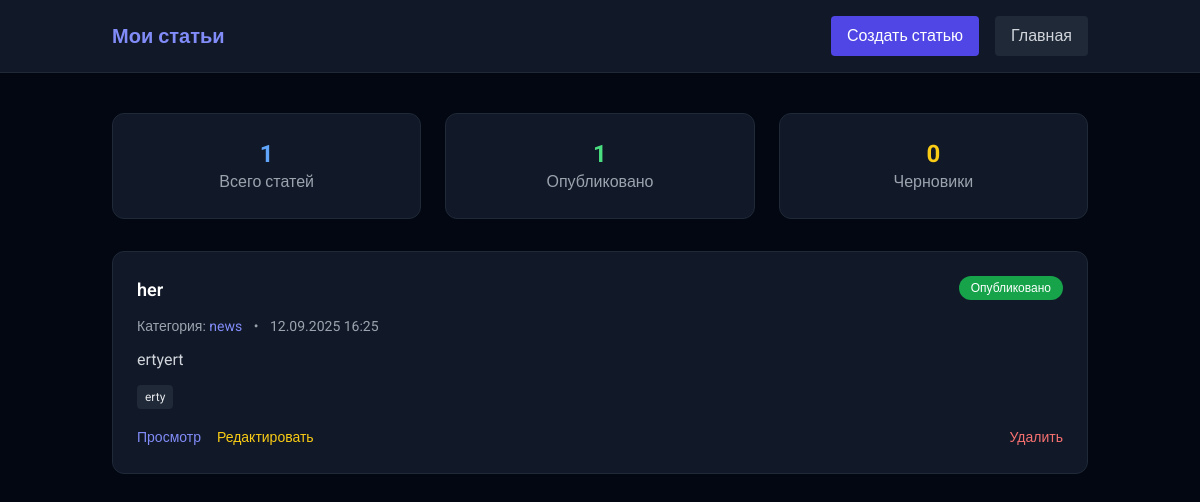
Before: /my-articles (signed in) with the older database file.
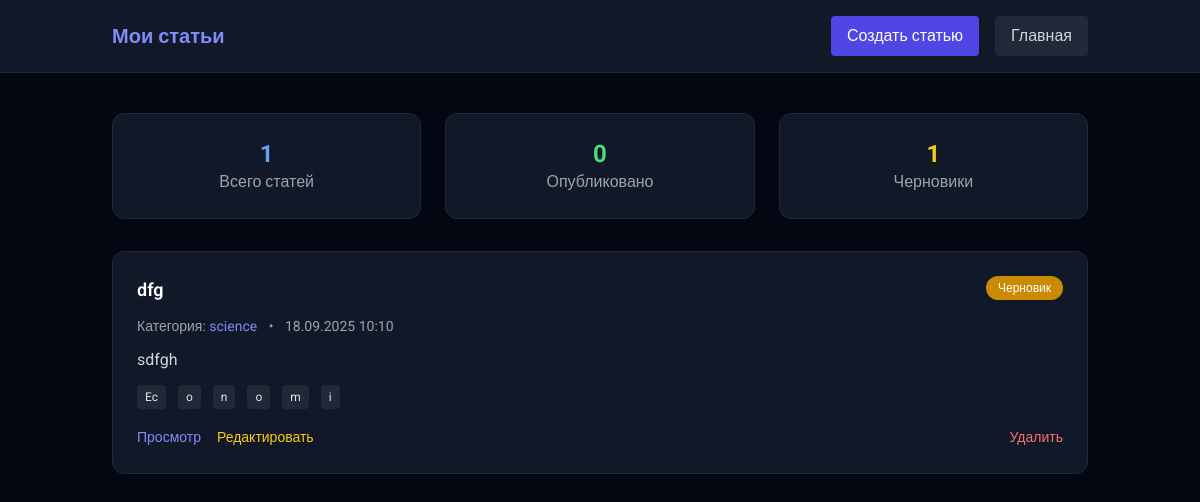
After: the same page with the newer database file.
### models.py (models this page shows, shortened)
class ArticleModel(db.Model):
    __tablename__ = 'articles'
    id = db.Column(db.Integer, primary_key=True)
    title = db.Column(db.String(200), nullable=False)
    content = db.Column(db.Text, nullable=False)
    category = db.Column(db.String(50), nullable=False)
    status = db.Column(db.String(20), default='draft')  # draft or published
    tags = db.Column(db.String(500))  # comma-separated tags
    created_at = db.Column(db.DateTime, default=datetime.utcnow)
    updated_at = db.Column(db.DateTime, default=datetime.utcnow, onupdate=datetime.utcnow)
    author_id = db.Column(db.Integer, db.ForeignKey('users.id'), nullable=False)
    likes = db.relationship('LikeModel', back_populates='article', cascade='all, delete-orphan')
    comments = db.relationship('CommentModel', back_populates='article', cascade='all, delete-orphan')

### app.py (the view)
@app.route('/my-articles')
@login_required
def my_articles():
    articles = ArticleModel.query.filter_by(author_id=session['user_id']).order_by(ArticleModel.created_at.desc()).all()
    return render_template('my_articles.html', articles=articles)

### app.py (called while the page is built)
def login_required(f):
    from functools import wraps
    @wraps(f)
    def decorated_function(*args, **kwargs):
        if 'user_id' not in session:
            flash('Вам нужно войти в систему!')
            return redirect(url_for('sign_in_page'))
        return f(*args, **kwargs)
    return decorated_function

### templates/my_articles.html (shortened to what this page needs)
<!DOCTYPE html>
<html lang="ru">
<head>
    <script src="https://cdn.tailwindcss.com"></script>
</head>
<body class="bg-gray-950 text-gray-200 min-h-screen flex flex-col">
    <header class="bg-gray-900 border-b border-gray-800">
        <nav class="container mx-auto px-6 py-4 flex justify-between items-center">
            <h1 class="text-xl font-bold text-indigo-400">Мои статьи</h1>
            <div class="flex space-x-4">
                <a href="{{ url_for('create_article') }}" class="px-4 py-2 bg-indigo-600 text-white rounded hover:bg-indigo-700">Создать статью</a>
                <a href="{{ url_for('home_page_logged') }}" class="px-4 py-2 bg-gray-800 text-gray-300 rounded hover:bg-gray-700">Главная</a>
            </div>
        </nav>
    </header>
    <main class="flex-grow container mx-auto px-6 py-10">
        <div class="grid grid-cols-1 md:grid-cols-3 gap-6 mb-8">
            <div class="bg-gray-900 p-6 rounded-xl text-center border border-gray-800">
                <div class="text-2xl font-bold text-blue-400">{{ articles|length }}</div>
                <div class="text-gray-400">Всего статей</div>
            </div>
            <div class="bg-gray-900 p-6 rounded-xl text-center border border-gray-800">
                <div class="text-2xl font-bold text-green-400">
                    {{ articles|selectattr('status', 'equalto', 'published')|list|length }}
                </div>
                <div class="text-gray-400">Опубликовано</div>
            </div>
            <div class="bg-gray-900 p-6 rounded-xl text-center border border-gray-800">
                <div class="text-2xl font-bold text-yellow-400">
                    {{ articles|selectattr('status', 'equalto', 'draft')|list|length }}
                </div>
                <div class="text-gray-400">Черновики</div>
            </div>
        </div>
        <div class="space-y-6">
          {% if articles %}
            {% for article in articles %}
            <div class="bg-gray-900 border border-gray-800 p-6 rounded-xl hover:border-indigo-500 transition">
                <div class="flex justify-between items-start mb-3">
                    <h2 class="text-lg font-semibold text-white">
                        <a href="{{ url_for('view_article', id=article.id) }}" class="hover:text-indigo-400 transition-colors">
                            {{ article.title }}
                        </a>
                    </h2>
                    {% if article.status == 'published' %}
                        <span class="px-3 py-1 text-xs font-medium bg-green-600 text-white rounded-full">Опубликовано</span>
                    {% else %}
                        <span class="px-3 py-1 text-xs font-medium bg-yellow-600 text-white rounded-full">Черновик</span>
                    {% endif %}
                </div>
                <div class="text-gray-400 text-sm mb-3">
                    <span>Категория: <span class="text-indigo-400">{{ article.category }}</span></span>
                    <span class="mx-2">•</span>
                    <span>{{ article.created_at.strftime('%d.%m.%Y %H:%M') }}</span>
                </div>
                <p class="text-gray-300 mb-3">{{ article.content[:200] }}{% if article.content|length > 200 %}...{% endif %}</p>
                {% if article.tags %}
                <div class="mb-3">
                    {% for tag in article.tags.split(',') %}
                        {% if tag.strip() %}
                        <span class="inline-block bg-gray-800 text-gray-200 px-2 py-1 text-xs rounded mr-2 mb-1">{{ tag.strip() }}</span>
                        {% endif %}
                    {% endfor %}
                </div>
                {% endif %}
                <div class="flex justify-between items-center">
                    <div class="flex space-x-4">
                        <a href="{{ url_for('view_article', id=article.id) }}" class="text-indigo-400 hover:text-indigo-300 text-sm">Просмотр</a>
                        <a href="#" class="text-yellow-400 hover:text-yellow-300 text-sm">Редактировать</a>
                    </div>
                    <form method="POST" action="{{ url_for('delete_article', id=article.id) }}" onsubmit="return confirm('Вы уверены, что хотите удалить эту статью?')">
                        <button type="submit" class="text-red-400 hover:text-red-300 text-sm">Удалить</button>
                    </form>
                </div>
            </div>
            {% endfor %}
          {% endif %}
        </div>
    </main>
</body>
</html>

### templates/my_articles.html (style rules this page uses)
body { font-family: 'Roboto', sans-serif; }

Changed rows visible on the page:
removed ArticleModel: title "her", status "Опубликовано", category "news", created_at "12.09.2025 16:25", content "ertyert", strip "erty"
added ArticleModel: title "dfg", status "Черновик", category "science", created_at "18.09.2025 10:10", content "sdfgh", strip "Ec" "o" "n" "o" "m" "i", shown under "Мои статьи"
Other visible differences:
{{ articles|selectattr('status', 'equalto', 'published')|list|length }}: "1" → "0"
{{ articles|selectattr('status', 'equalto', 'draft')|list|length }}: "0" → "1"
